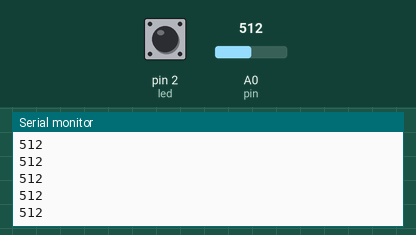
Recording of a sketch running on a simulated Arduino Uno, built with avr-gcc and run on an emulated ATmega328P. On the bench: the last lines printed to the serial monitor. Inputs (shaded band) come from the test bench; at power-on: A0 (pin) = 512, pin 2 (led) HIGH.

Above: at 1.2 s.
1.3 s: A0 (pin) set to 716
At 1.32 s:
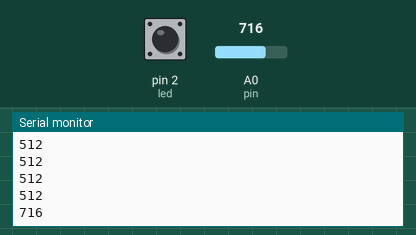
2.8 s: A0 (pin) set to 900
At 2.83 s:
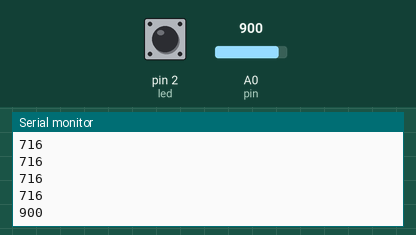
Timing chart, 0 to 5.8 s (numbered marks = the images above; inputs shaded):
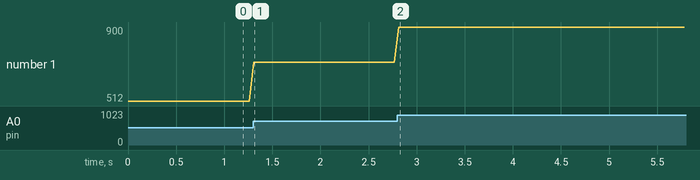

The sketch:

AnalogNano.ino
```cpp
#define pin A0
#define led 2

void setup() {
  // put your setup code here, to run once:
  Serial.begin(9600);
  pinMode(led, INPUT);
}

void loop() {
  // put your main code here, to run repeatedly:
  int dat = 0;
  if(digitalRead(led) == false){
    dat = 1000;
  }
//  Serial.print(dat);
//  Serial.print("\t");
  Serial.println(analogRead(pin));

  delay(50);
}
```

Measured:
- after the input at 1.3 s, the serial monitor: prints a new line at once (image 1)
- after the input at 2.8 s, the serial monitor: prints a new line at once (image 2)
- plotted number 1: 512 → 716 after the input at 1.3 s, 716 → 900 after the input at 2.8 s
